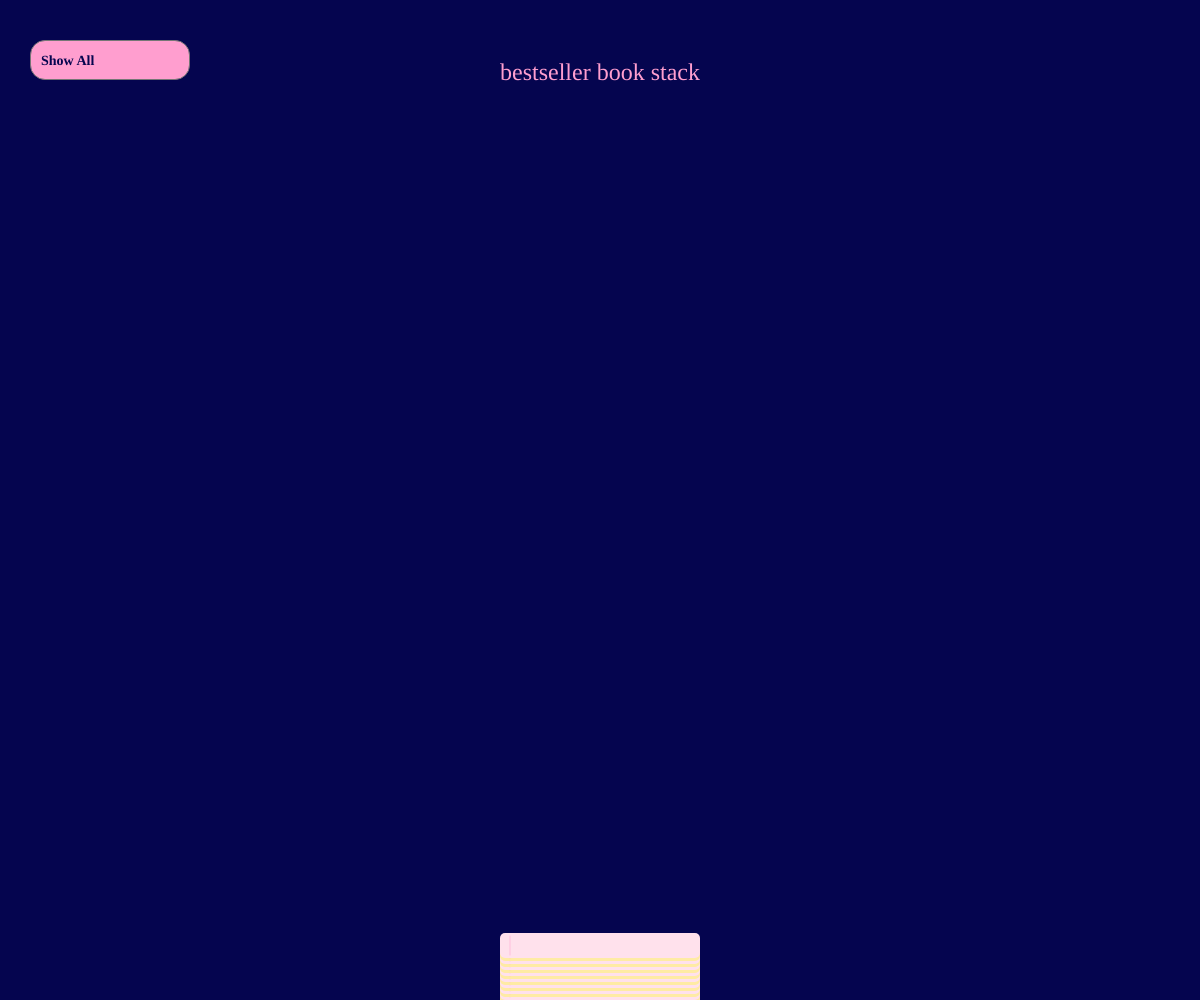
Frame 1 (no input)
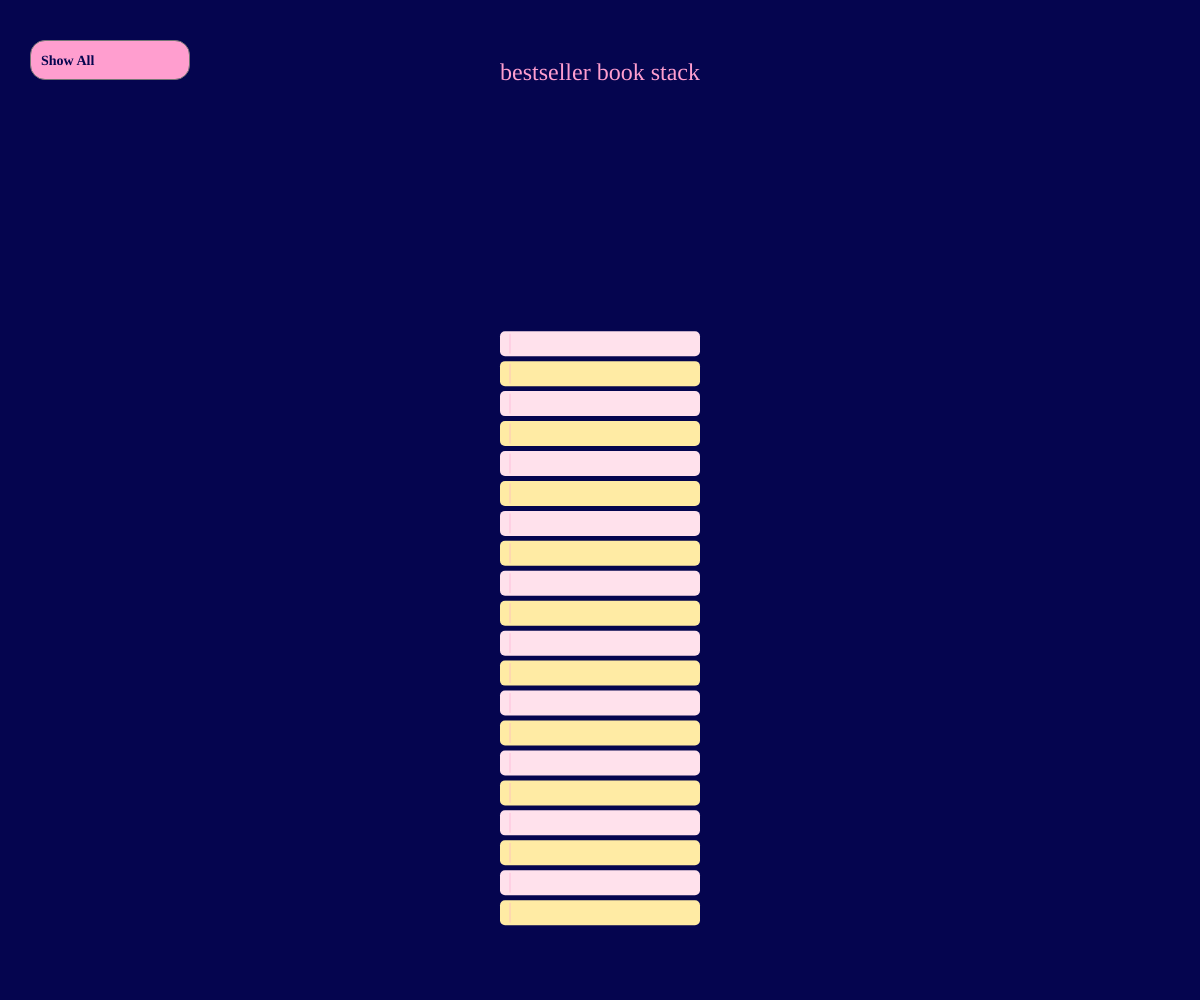
Frame 60 (no input)
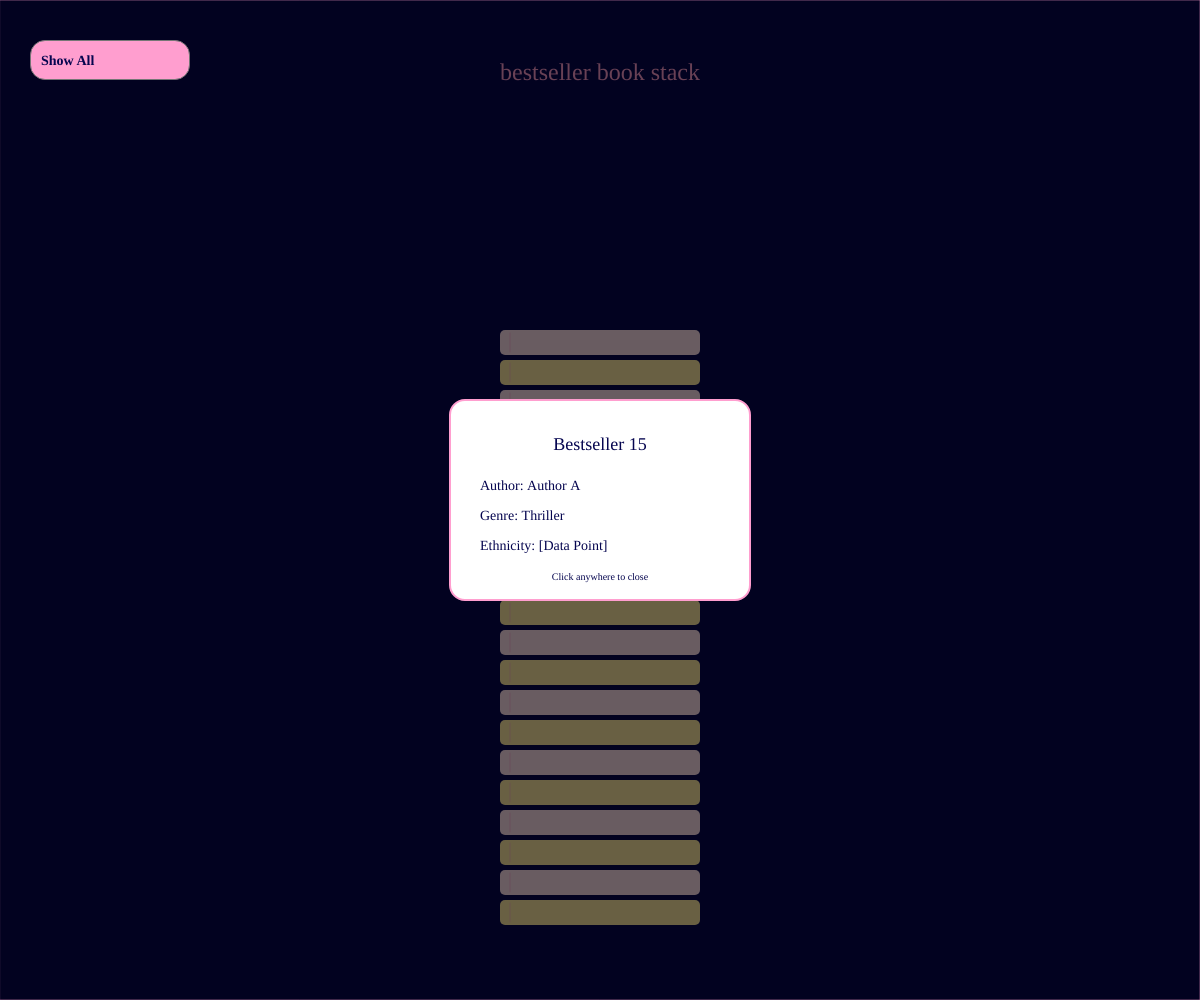
Frame 120 (the mouse pressed at the canvas centre since frame 60)

The p5.js sketch that drew these frames (run headless with seeded random() and noise() and a simulated clock; from frame 60 on, the mouse is pressed at the canvas centre):

// p5.js sketch
// ── sketch.js
let books = [];
let selectedBook = null;
let dropdown; 

let colours = {
  bg: "#05054F",
  spine1: "#FFEBA4",
  spine2: "#FFE1EC",
  text: "#ff9ecf",
  button: "#E0EFFF"
}

function setup() {
  createCanvas(windowWidth, windowHeight);
  textFont("Times New Roman");

  for (let i = 0; i < 20; i++) {
    books.push({
      w: 200,
      h: 25,
      y: height, 
      targetY: height,
      genre: i % 3 === 0 ? "Romance" : (i % 3 === 1 ? "Fantasy" : "Thriller"),
      author: i % 2 === 0 ? "Author A" : "Author B",
      title: "Bestseller " + (i + 1),
      visible: true
    });
  }

  //had to search up how to do this - i dont fully understand yet but i will 
  dropdown = createSelect();
  dropdown.position(30, 40);
  dropdown.size(160, 40);

  dropdown.option('Show All');
  dropdown.option('Romance');
  dropdown.option('Fantasy');
  dropdown.option('Thriller');

  dropdown.style('background-color', '#ff9ecf'); // Pink background
  dropdown.style('color', '#05054F');            // Dark blue text
  dropdown.style('border-radius', '15px');       // Rounded corners
  dropdown.style('padding-left', '10px');        // Space for text
  dropdown.style('font-family', 'Times New Roman');
  dropdown.style('font-size', '14px');
  dropdown.style('font-weight', 'bold');
  dropdown.style('appearance', 'none');          // Removes the default arrow in some browsers
  dropdown.style('cursor', 'pointer');

  dropdown.changed(applyFilter);

  restackBooks();
}

function draw() {
  background(colours.bg);
  drawTitle();
  drawBooks();
  drawPopup();
}

function drawTitle(){
  fill(colours.text);
  noStroke();
  textAlign(CENTER);
  textSize(24);
  text("bestseller book stack", width / 2, 80);
}

function drawBooks(){
  let visibleIndex = 0;

  for (let b of books){
    // Update animation for ALL books so they can fall off screen
    b.y = lerp(b.y, b.targetY, 0.1); // so that they slide instead of snapping into place 

    if(b.visible){
      if (b.y < height + 50){
        fill(visibleIndex % 2 === 0 ? colours.spine1 : colours.spine2);
        noStroke();
        let xPos = width / 2 - b.w / 2;
        rect(xPos, b.y, b.w, b.h, 5);

        stroke(colours.text);
        strokeWeight(0.5);
        line(xPos + 10, b.y + 3, xPos + 10, b.y + b.h - 3);

        if(mouseX > xPos && mouseX < xPos + b.w && mouseY > b.y && mouseY < b.y + b.h){
          fill('#ffffff44');
          noStroke();
          rect(xPos, b.y, b.w, b.h, 5);
        }
        visibleIndex++;
      }
    } 
  } // <--- This closes the 'for' loop correctly
}

function applyFilter() {
  let selected = dropdown.value();
  for (let b of books) {
    if (selected === 'Show All') {
      b.visible = true;
    } else {
      b.visible = (b.genre === selected);
    }
  }
  restackBooks();
}

function restackBooks() {
  let visibleCount = 0;
  for (let b of books) {
    if (b.visible) {
      b.targetY = (height - 100) - (visibleCount * (b.h + 5));
      visibleCount++;
    } else {
      b.targetY = height + 200; // The destination for falling books
    }
  }
}

function drawPopup() {
  if (selectedBook) {
    fill(0, 0, 0, 150);
    rect(0, 0, width, height);

    fill(255);
    stroke(colours.text);
    strokeWeight(2);
    rect(width / 2 - 150, height / 2 - 100, 300, 200, 15);

    noStroke();
    fill(colours.bg);
    textAlign(CENTER);
    textSize(18);
    text(selectedBook.title, width / 2, height / 2 - 50);
    
    textAlign(LEFT);
    textSize(14);
    text("Author: " + selectedBook.author, width / 2 - 120, height / 2 - 10);
    text("Genre: " + selectedBook.genre, width / 2 - 120, height / 2 + 20);
    text("Ethnicity: [Data Point]", width / 2 - 120, height / 2 + 50);

    textAlign(CENTER);
    textSize(10);
    text("Click anywhere to close", width / 2, height / 2 + 80);
  }
}

function mousePressed(){
  if (selectedBook) {
    selectedBook = null;
    return; 
  }

  for (let b of books) {
    let xPos = width / 2 - b.w / 2;
    if (b.visible && mouseX > xPos && mouseX < xPos + b.w && mouseY > b.y && mouseY < b.y + b.h) {
      selectedBook = b;
    }
  }
}

function windowResized() {
  resizeCanvas(windowWidth, windowHeight);
  restackBooks(); 
}
